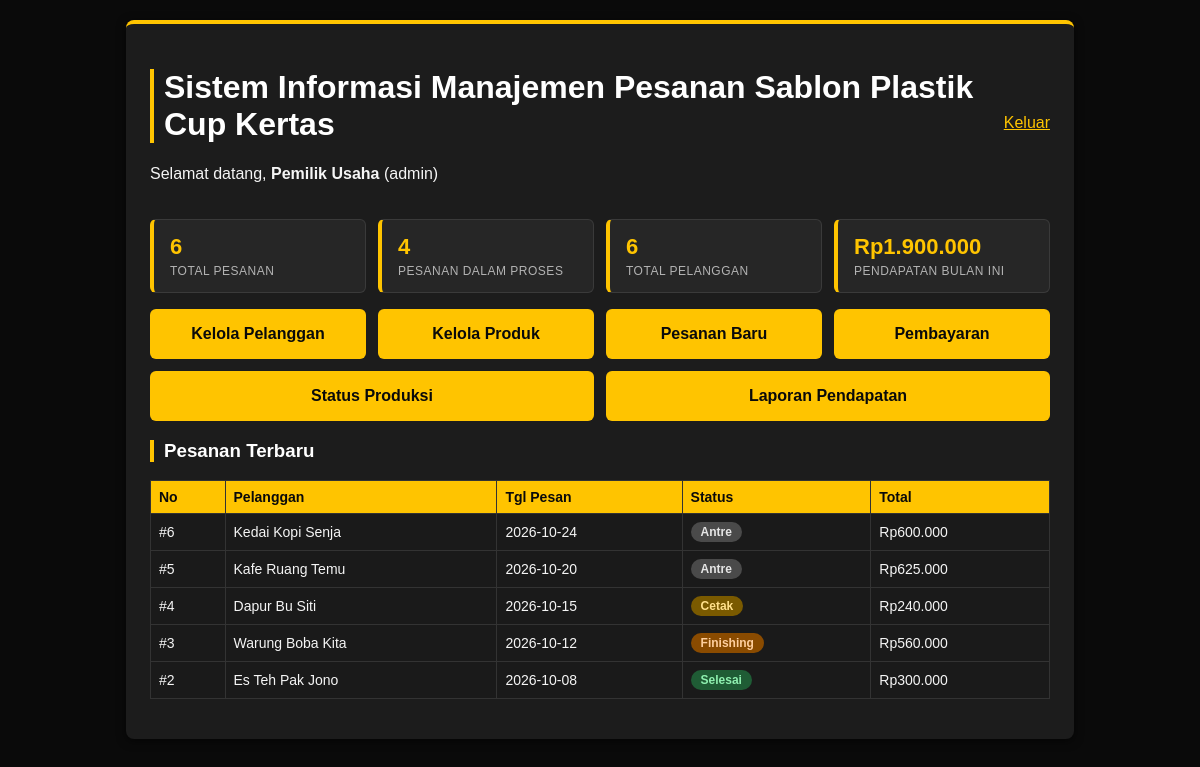
/index.php (signed in), run on the app's committed database.
### tables this page shows
CREATE TABLE pesanan (
    id_pesanan      INT AUTO_INCREMENT,
    id_pelanggan    INT  NOT NULL,
    id_user         INT  NOT NULL COMMENT 'kasir yang mencatat pesanan',
    tgl_pesan       DATE NOT NULL,
    status_produksi ENUM('antre', 'cetak', 'finishing', 'selesai') NOT NULL DEFAULT 'antre',
    total_harga     INT  NOT NULL DEFAULT 0,
    CONSTRAINT pk_pesanan           PRIMARY KEY (id_pesanan),
    CONSTRAINT ck_pesanan_total     CHECK (total_harga >= 0),
    CONSTRAINT fk_pesanan_pelanggan FOREIGN KEY (id_pelanggan)
        REFERENCES pelanggan (id_pelanggan) ON DELETE RESTRICT ON UPDATE CASCADE,
    CONSTRAINT fk_pesanan_user      FOREIGN KEY (id_user)
        REFERENCES users (id_user) ON DELETE RESTRICT ON UPDATE CASCADE
);

CREATE TABLE pelanggan (
    id_pelanggan INT AUTO_INCREMENT,
    nama         VARCHAR(100) NOT NULL,
    no_hp        VARCHAR(30),
    CONSTRAINT pk_pelanggan PRIMARY KEY (id_pelanggan)
);

### index.php (the view, shortened to what this page needs)
<?php
require 'config/koneksi.php';
$total_pelanggan = (int) $pdo->query("SELECT COUNT(*) FROM pelanggan")->fetchColumn();
$total_pesanan = (int) $pdo->query("SELECT COUNT(*) FROM pesanan")->fetchColumn();
$pesanan_proses = (int) $pdo->query("SELECT COUNT(*) FROM pesanan WHERE status_produksi <> 'selesai'")->fetchColumn();
$bulan_ini = date('Y-m');
$stmt = $pdo->prepare("SELECT COALESCE(SUM(jumlah_bayar), 0) FROM pembayaran WHERE DATE_FORMAT(tgl_bayar, '%Y-%m') = ?");
$stmt->execute([$bulan_ini]);
$pendapatan_bulan_ini = (int) $stmt->fetchColumn();
$pesanan_terbaru = $pdo->query(
    "SELECT p.id_pesanan, pl.nama AS nama_pelanggan, p.tgl_pesan, p.status_produksi, p.total_harga
     FROM pesanan p
     JOIN pelanggan pl ON p.id_pelanggan = pl.id_pelanggan
     ORDER BY p.id_pesanan DESC
     LIMIT 5"
)->fetchAll(PDO::FETCH_ASSOC);
$label_status = [
    'antre' => 'Antre',
    'cetak' => 'Cetak',
    'finishing' => 'Finishing',
    'selesai' => 'Selesai',
];
?>
<!DOCTYPE html>
<html lang="id">
<head>
    <link rel="stylesheet" href="style.css">
</head>
<body>
<div class="container">
    <div style="display:flex; justify-content:space-between; align-items:center;">
        <div>
            <h1>Sistem Informasi Manajemen Pesanan Sablon Plastik Cup Kertas</h1>
            <p>Selamat datang, <strong><?= htmlspecialchars($_SESSION['nama']) ?></strong> (<?= htmlspecialchars($_SESSION['role']) ?>)</p>
        </div>
        <a href="logout.php">Keluar</a>
    </div>
    <div class="stats">
        <div class="statcard">
            <div class="statnum"><?= $total_pesanan ?></div>
            <div class="statlbl">Total Pesanan</div>
        </div>
        <div class="statcard">
            <div class="statnum"><?= $pesanan_proses ?></div>
            <div class="statlbl">Pesanan Dalam Proses</div>
        </div>
        <div class="statcard">
            <div class="statnum"><?= $total_pelanggan ?></div>
            <div class="statlbl">Total Pelanggan</div>
        </div>
        <div class="statcard">
            <div class="statnum">Rp<?= number_format($pendapatan_bulan_ini, 0, ',', '.') ?></div>
            <div class="statlbl">Pendapatan Bulan Ini</div>
        </div>
    </div>
    <div class="menu">
        <?php if (in_array($_SESSION['role'], ['admin', 'kasir'])): ?>
            <a href="pelanggan.php" class="card">Kelola Pelanggan</a>
        <?php endif; ?>
        <?php if (in_array($_SESSION['role'], ['admin', 'kasir'])): ?>
            <a href="produk.php" class="card">Kelola Produk</a>
        <?php endif; ?>
        <?php if (in_array($_SESSION['role'], ['admin', 'kasir'])): ?>
            <a href="pesanan.php" class="card">Pesanan Baru</a>
            <a href="pembayaran.php" class="card">Pembayaran</a>
        <?php endif; ?>
        <?php if (in_array($_SESSION['role'], ['admin', 'produksi'])): ?>
            <a href="produksi.php" class="card">Status Produksi</a>
        <?php endif; ?>
        <?php if ($_SESSION['role'] === 'admin'): ?>
            <a href="laporan.php" class="card">Laporan Pendapatan</a>
        <?php endif; ?>
    </div>
    <h3>Pesanan Terbaru</h3>
    <table>
        <tr><th>No</th><th>Pelanggan</th><th>Tgl Pesan</th><th>Status</th><th>Total</th></tr>
        <?php foreach ($pesanan_terbaru as $ps): ?>
        <tr>
            <td>#<?= $ps['id_pesanan'] ?></td>
            <td><?= htmlspecialchars($ps['nama_pelanggan']) ?></td>
            <td><?= htmlspecialchars($ps['tgl_pesan']) ?></td>
            <td><span class="status-badge status-<?= htmlspecialchars($ps['status_produksi']) ?>"><?= $label_status[$ps['status_produksi']] ?? htmlspecialchars($ps['status_produksi']) ?></span></td>
            <td>Rp<?= number_format($ps['total_harga'], 0, ',', '.') ?></td>
        </tr>
        <?php endforeach; ?>
    </table>
</div>
</body>
</html>

### style.css (style rules this page uses)
body { font-family: Arial, sans-serif; background: #0a0a0a; margin: 0; padding: 20px; color: #f5f5f5; }
.container { max-width: 900px; margin: 0 auto; background: #1c1c1c; padding: 24px; border-radius: 8px; box-shadow: 0 2px 10px rgba(0,0,0,0.6); border-top: 4px solid #ffc400; }
h1, h2, h3 { color: #ffffff; border-left: 4px solid #ffc400; padding-left: 10px; }
.stats { display: flex; gap: 12px; margin-top: 20px; flex-wrap: wrap; }
.statcard { flex: 1; min-width: 160px; background: #262626; border: 1px solid #3a3a3a; border-left: 4px solid #ffc400; border-radius: 6px; padding: 14px 16px; }
.statnum { font-size: 22px; font-weight: bold; color: #ffc400; margin-bottom: 4px; }
.statlbl { font-size: 12px; color: #b3b3b3; text-transform: uppercase; letter-spacing: 0.5px; }
.status-badge { display: inline-block; padding: 3px 10px; border-radius: 10px; font-size: 12px; font-weight: bold; background: #333; color: #f5f5f5; }
.status-badge.status-antre { background: #4a4a4a; color: #e5e5e5; }
.status-badge.status-cetak { background: #7a5a00; color: #ffe08a; }
.status-badge.status-finishing { background: #8a4b00; color: #ffcf9e; }
.status-badge.status-selesai { background: #1f5c35; color: #8ff0b0; }
.menu { display: flex; gap: 12px; margin-top: 16px; flex-wrap: wrap; }
.card { display: block; padding: 16px 20px; background: #ffc400; color: #0a0a0a; text-decoration: none; border-radius: 6px; flex: 1; text-align: center; min-width: 160px; font-weight: bold; }
table { width: 100%; border-collapse: collapse; margin: 16px 0; }
th, td { border: 1px solid #333; padding: 8px; text-align: left; font-size: 14px; }
th { background: #ffc400; color: #0a0a0a; }
td { background: #1a1a1a; color: #f5f5f5; }
a { color: #ffc400; }

### data on the page
pesanan: id_pesanan "6", id_pelanggan.nama "Kedai Kopi Senja", tgl_pesan "2026-10-24", status_produksi "Antre", total_harga "600.000"
pesanan: id_pesanan "5", id_pelanggan.nama "Kafe Ruang Temu", tgl_pesan "2026-10-20", status_produksi "Antre", total_harga "625.000"
pesanan: id_pesanan "4", id_pelanggan.nama "Dapur Bu Siti", tgl_pesan "2026-10-15", status_produksi "Cetak", total_harga "240.000"
pesanan: id_pesanan "3", id_pelanggan.nama "Warung Boba Kita", tgl_pesan "2026-10-12", status_produksi "Finishing", total_harga "560.000"
pesanan: id_pesanan "2", id_pelanggan.nama "Es Teh Pak Jono", tgl_pesan "2026-10-08", status_produksi "Selesai", total_harga "300.000"

### other printed values
$_SESSION['nama'] "Pemilik Usaha"
$_SESSION['role'] "admin"
$total_pesanan "6"
$pesanan_proses "4"
$total_pelanggan "6"
$pendapatan_bulan_ini "1.900.000"
